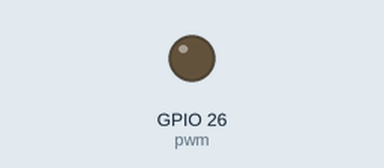
A program run on a simulated ESP32 board running MicroPython. On the bench: output pins drawn as LEDs (lit = HIGH).

Above: at 0.15 s.
At 38.2 s:
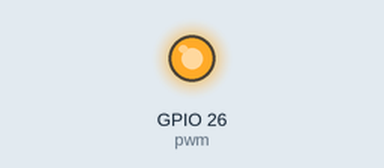
Timing chart, 0 to 40.0 s (numbered marks = the images above):
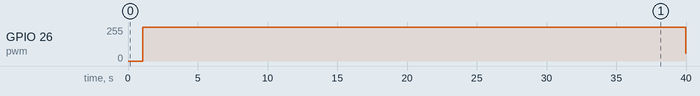

The program:

extra1_hold_at_bright.py
```python
from machine import Pin, PWM
import time

pwm = PWM(Pin(26))
pwm.freq(10000)

while True:
    for i in range(1023):
        pwm.duty(i)
        time.sleep_ms(1)
    time.sleep(1)  # 가장 밝은 채로 1초 멈추기
    for i in range(1023):
        pwm.duty(1023 - i)
        time.sleep_ms(1)
```

Measured:
- by itself, GPIO 26 (pwm): 0/255 → 255/255 at 1.0 s, → 58/255 39.0 s later
